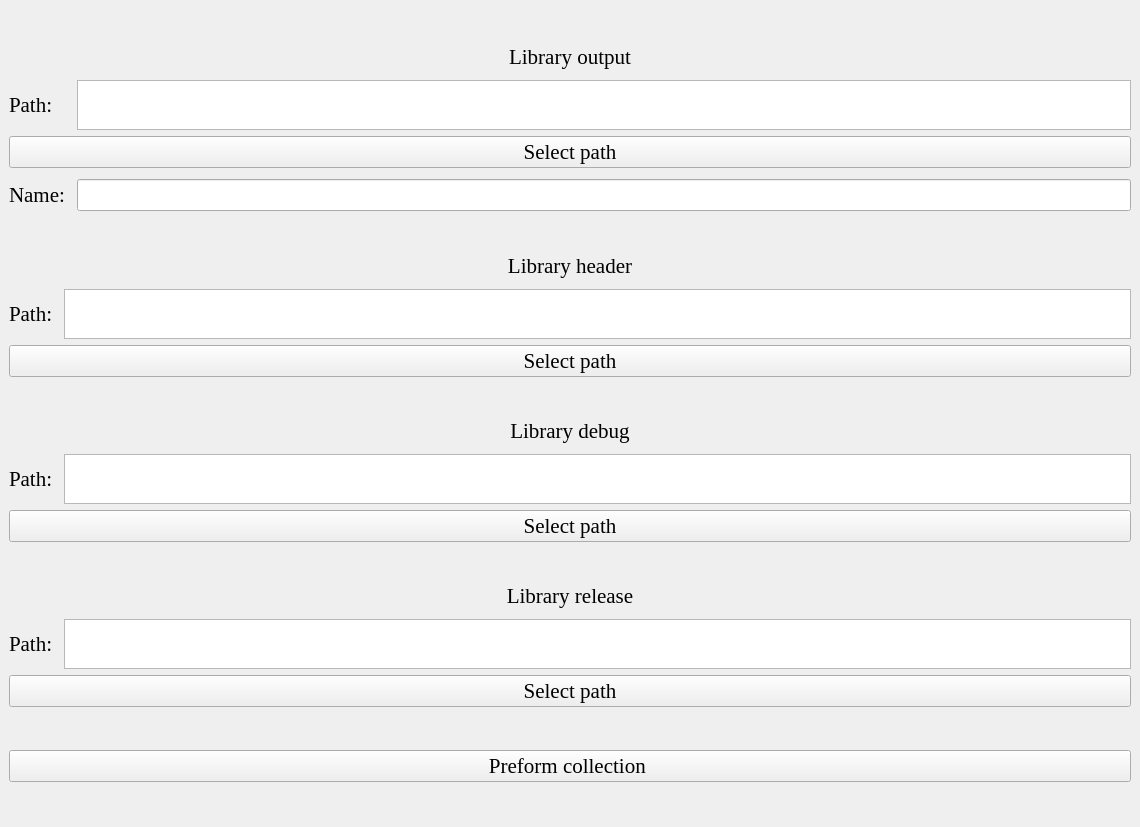
<?xml version="1.0" encoding="UTF-8"?>
<ui version="4.0">
 <class>WindowMain</class>
 <widget class="QMainWindow" name="WindowMain">
  <property name="geometry">
   <rect>
    <x>0</x>
    <y>0</y>
    <width>1140</width>
    <height>827</height>
   </rect>
  </property>
  <property name="font">
   <font>
    <family>Times New Roman</family>
    <pointsize>16</pointsize>
   </font>
  </property>
  <property name="windowTitle">
   <string>Library collector</string>
  </property>
  <widget class="QWidget" name="centralwidget">
   <layout class="QVBoxLayout" name="verticalLayout">
    <item>
     <spacer name="main_spacer1">
      <property name="orientation">
       <enum>Qt::Vertical</enum>
      </property>
      <property name="sizeType">
       <enum>QSizePolicy::Expanding</enum>
      </property>
      <property name="sizeHint" stdset="0">
       <size>
        <width>20</width>
        <height>20</height>
       </size>
      </property>
     </spacer>
    </item>
    <item>
     <layout class="QGridLayout" name="libraryOut_layout">
      <item row="2" column="0">
       <widget class="QLabel" name="libraryOutPath_label">
        <property name="text">
         <string>Path: </string>
        </property>
       </widget>
      </item>
      <item row="1" column="0" colspan="2">
       <spacer name="libraryOut_spacer1">
        <property name="orientation">
         <enum>Qt::Vertical</enum>
        </property>
        <property name="sizeType">
         <enum>QSizePolicy::Fixed</enum>
        </property>
        <property name="sizeHint" stdset="0">
         <size>
          <width>20</width>
          <height>5</height>
         </size>
        </property>
       </spacer>
      </item>
      <item row="4" column="0" colspan="2">
       <spacer name="libraryOut_spacer2">
        <property name="orientation">
         <enum>Qt::Vertical</enum>
        </property>
        <property name="sizeType">
         <enum>QSizePolicy::Fixed</enum>
        </property>
        <property name="sizeHint" stdset="0">
         <size>
          <width>20</width>
          <height>5</height>
         </size>
        </property>
       </spacer>
      </item>
      <item row="5" column="1">
       <widget class="QLineEdit" name="libraryOutName_edit">
        <property name="alignment">
         <set>Qt::AlignCenter</set>
        </property>
        <property name="readOnly">
         <bool>false</bool>
        </property>
       </widget>
      </item>
      <item row="0" column="0" colspan="2">
       <widget class="QLabel" name="libraryOut_label">
        <property name="text">
         <string>Library output</string>
        </property>
        <property name="alignment">
         <set>Qt::AlignCenter</set>
        </property>
       </widget>
      </item>
      <item row="3" column="0" colspan="2">
       <widget class="QPushButton" name="libraryOutPath_btn">
        <property name="text">
         <string>Select path</string>
        </property>
       </widget>
      </item>
      <item row="5" column="0">
       <widget class="QLabel" name="libraryOutName_label">
        <property name="text">
         <string>Name: </string>
        </property>
       </widget>
      </item>
      <item row="2" column="1">
       <widget class="QTextEdit" name="libraryOutPath_edit">
        <property name="maximumSize">
         <size>
          <width>16777215</width>
          <height>50</height>
         </size>
        </property>
       </widget>
      </item>
     </layout>
    </item>
    <item>
     <spacer name="main_spacer2">
      <property name="orientation">
       <enum>Qt::Vertical</enum>
      </property>
      <property name="sizeType">
       <enum>QSizePolicy::Expanding</enum>
      </property>
      <property name="sizeHint" stdset="0">
       <size>
        <width>20</width>
        <height>10</height>
       </size>
      </property>
     </spacer>
    </item>
    <item>
     <layout class="QGridLayout" name="libraryHeader_layout">
      <item row="2" column="0">
       <widget class="QLabel" name="libraryHeaderPath_label">
        <property name="text">
         <string>Path: </string>
        </property>
       </widget>
      </item>
      <item row="3" column="0" colspan="2">
       <widget class="QPushButton" name="libraryHeaderPath_btn">
        <property name="text">
         <string>Select path</string>
        </property>
       </widget>
      </item>
      <item row="0" column="0" colspan="2">
       <widget class="QLabel" name="libraryHeader_label">
        <property name="text">
         <string>Library header</string>
        </property>
        <property name="alignment">
         <set>Qt::AlignCenter</set>
        </property>
       </widget>
      </item>
      <item row="1" column="0" colspan="2">
       <spacer name="libraryHeader_spacer1">
        <property name="orientation">
         <enum>Qt::Vertical</enum>
        </property>
        <property name="sizeType">
         <enum>QSizePolicy::Fixed</enum>
        </property>
        <property name="sizeHint" stdset="0">
         <size>
          <width>20</width>
          <height>5</height>
         </size>
        </property>
       </spacer>
      </item>
      <item row="2" column="1">
       <widget class="QTextEdit" name="libraryHeaderPath_edit">
        <property name="maximumSize">
         <size>
          <width>16777215</width>
          <height>50</height>
         </size>
        </property>
       </widget>
      </item>
     </layout>
    </item>
    <item>
     <spacer name="main_spacer3">
      <property name="orientation">
       <enum>Qt::Vertical</enum>
      </property>
      <property name="sizeType">
       <enum>QSizePolicy::Expanding</enum>
      </property>
      <property name="sizeHint" stdset="0">
       <size>
        <width>20</width>
        <height>10</height>
       </size>
      </property>
     </spacer>
    </item>
    <item>
     <layout class="QGridLayout" name="libraryDebug_layout">
      <item row="2" column="0">
       <widget class="QLabel" name="libraryDebugPath_label">
        <property name="text">
         <string>Path: </string>
        </property>
       </widget>
      </item>
      <item row="1" column="0" colspan="2">
       <spacer name="libraryDebug_spacer1">
        <property name="orientation">
         <enum>Qt::Vertical</enum>
        </property>
        <property name="sizeType">
         <enum>QSizePolicy::Fixed</enum>
        </property>
        <property name="sizeHint" stdset="0">
         <size>
          <width>20</width>
          <height>5</height>
         </size>
        </property>
       </spacer>
      </item>
      <item row="0" column="0" colspan="2">
       <widget class="QLabel" name="libraryDebug_label">
        <property name="text">
         <string>Library debug</string>
        </property>
        <property name="alignment">
         <set>Qt::AlignCenter</set>
        </property>
       </widget>
      </item>
      <item row="3" column="0" colspan="2">
       <widget class="QPushButton" name="libraryDebugPath_btn">
        <property name="text">
         <string>Select path</string>
        </property>
       </widget>
      </item>
      <item row="2" column="1">
       <widget class="QTextEdit" name="libraryDebugPath_edit">
        <property name="maximumSize">
         <size>
          <width>16777215</width>
          <height>50</height>
         </size>
        </property>
       </widget>
      </item>
     </layout>
    </item>
    <item>
     <spacer name="main_spacer4">
      <property name="orientation">
       <enum>Qt::Vertical</enum>
      </property>
      <property name="sizeType">
       <enum>QSizePolicy::Expanding</enum>
      </property>
      <property name="sizeHint" stdset="0">
       <size>
        <width>20</width>
        <height>10</height>
       </size>
      </property>
     </spacer>
    </item>
    <item>
     <layout class="QGridLayout" name="libraryRelease_layout">
      <item row="0" column="0" colspan="2">
       <widget class="QLabel" name="libraryRelease_label">
        <property name="text">
         <string>Library release</string>
        </property>
        <property name="alignment">
         <set>Qt::AlignCenter</set>
        </property>
       </widget>
      </item>
      <item row="1" column="0" colspan="2">
       <spacer name="libraryRelease_spacer1">
        <property name="orientation">
         <enum>Qt::Vertical</enum>
        </property>
        <property name="sizeType">
         <enum>QSizePolicy::Fixed</enum>
        </property>
        <property name="sizeHint" stdset="0">
         <size>
          <width>20</width>
          <height>5</height>
         </size>
        </property>
       </spacer>
      </item>
      <item row="2" column="1">
       <widget class="QTextEdit" name="libraryReleasePath_edit">
        <property name="maximumSize">
         <size>
          <width>16777215</width>
          <height>50</height>
         </size>
        </property>
       </widget>
      </item>
      <item row="3" column="0" colspan="2">
       <widget class="QPushButton" name="libraryReleasePath_btn">
        <property name="text">
         <string>Select path</string>
        </property>
       </widget>
      </item>
      <item row="2" column="0">
       <widget class="QLabel" name="libraryReleasePath_label">
        <property name="text">
         <string>Path: </string>
        </property>
       </widget>
      </item>
     </layout>
    </item>
    <item>
     <spacer name="main_spacer5">
      <property name="orientation">
       <enum>Qt::Vertical</enum>
      </property>
      <property name="sizeType">
       <enum>QSizePolicy::Expanding</enum>
      </property>
      <property name="sizeHint" stdset="0">
       <size>
        <width>20</width>
        <height>10</height>
       </size>
      </property>
     </spacer>
    </item>
    <item>
     <widget class="QPushButton" name="preformCollection_btn">
      <property name="text">
       <string>Preform collection </string>
      </property>
     </widget>
    </item>
    <item>
     <spacer name="main_spacer6">
      <property name="orientation">
       <enum>Qt::Vertical</enum>
      </property>
      <property name="sizeType">
       <enum>QSizePolicy::Expanding</enum>
      </property>
      <property name="sizeHint" stdset="0">
       <size>
        <width>20</width>
        <height>20</height>
       </size>
      </property>
     </spacer>
    </item>
   </layout>
  </widget>
  <widget class="QMenuBar" name="menubar">
   <property name="geometry">
    <rect>
     <x>0</x>
     <y>0</y>
     <width>1140</width>
     <height>43</height>
    </rect>
   </property>
   <property name="font">
    <font>
     <family>Times New Roman</family>
     <pointsize>20</pointsize>
     <weight>75</weight>
     <bold>true</bold>
    </font>
   </property>
  </widget>
 </widget>
 <resources/>
 <connections/>
</ui>
